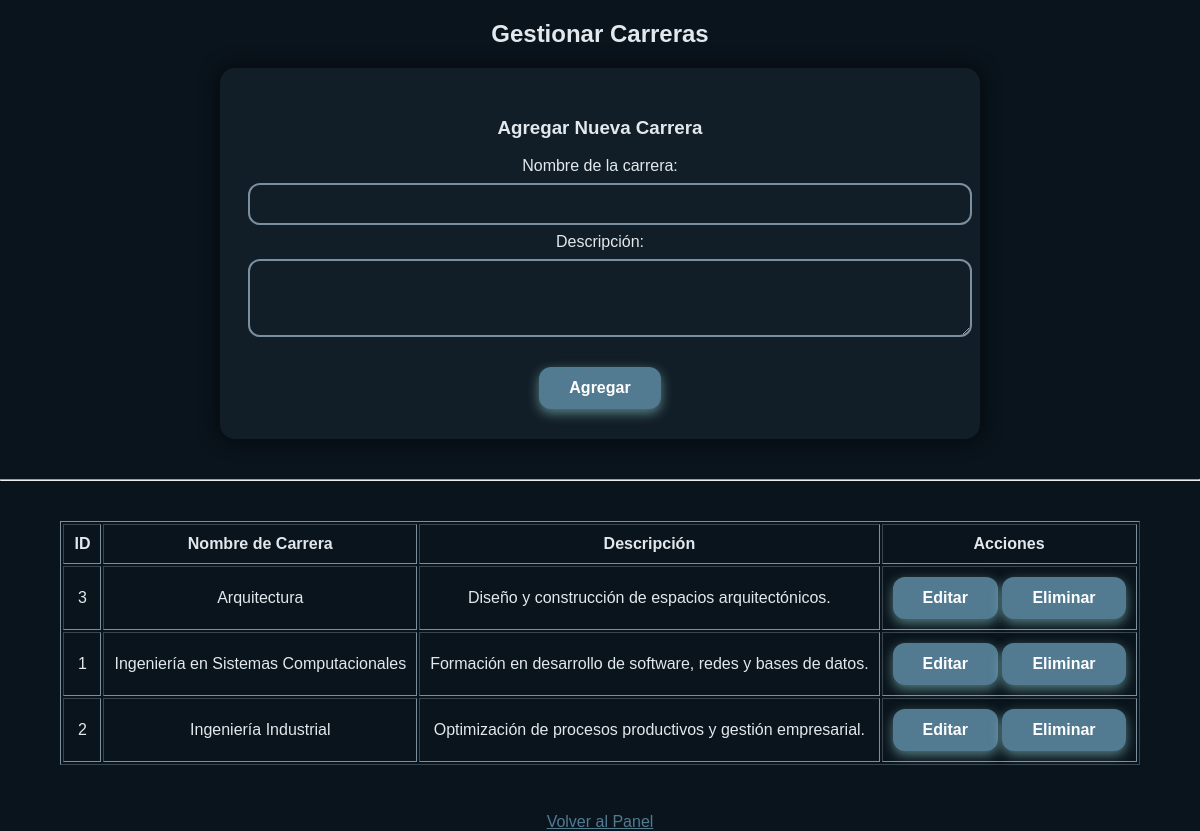
The app's page /index.php?controller=carrerasAdmin&action=gestionar (signed in) with its own data.
### tables this page shows
CREATE TABLE `carreras` (
  `id_carrera` int(11) NOT NULL AUTO_INCREMENT,
  `nombre_carrera` varchar(100) NOT NULL,
  `descripcion` text DEFAULT NULL,
  PRIMARY KEY (`id_carrera`),
  UNIQUE KEY `nombre_carrera` (`nombre_carrera`)
);

### app/controllers/CarrerasAdminController.php (called while the page is built, shortened)
<?php
require_once "config/Database.php";
require_once "app/models/Carrera.php";
class CarrerasAdminController {
    private $model;
    public function __construct() {
        $this->conexion = Database::getConnection();
        $this->model = new Carrera($this->conexion);
    }
    private function render($vista, $data = []) {
        extract($data);
        require "app/views/$vista.php";
    }
    public function gestionar() {
        $carreras = $this->model->obtenerTodas();
        $mensaje = $_SESSION["mensaje"] ?? null;
        $this->render("gestionar_carreras", [
            "carreras"       => $carreras,
            "mensaje"        => $mensaje,
            "actionAgregar"  => "index.php?controller=carrerasAdmin&action=agregar",
            "actionEditar"   => "index.php?controller=carrerasAdmin&action=editar",
            "actionEliminar" => "index.php?controller=carrerasAdmin&action=eliminar",
            "volver"         => "index.php?controller=dashboard&action=panel"
        ]);
    }
}
?>

### config/database.php (called while the page is built, shortened)
<?php
class Database {
    public static function getConnection() {
        $host = "localhost";
        $usuario = "root";
        $password = "";
        $base_datos = "gestion_materiales";
        $conexion = new mysqli($host, $usuario, $password, $base_datos);
        $conexion->set_charset("utf8mb4");
        return $conexion;
    }
}
?>

### app/models/Carrera.php (called while the page is built, shortened)
<?php
class Carrera {
    private $conexion;
    public function __construct($conexion) {
        $this->conexion = $conexion;
    }
    public function obtenerTodas() {
        $sql = "SELECT * FROM carreras ORDER BY nombre_carrera ASC";
        $resultado = $this->conexion->query($sql);
        return $resultado->fetch_all(MYSQLI_ASSOC);
    }
}
?>

### app/views/gestionar_carreras.php (the view, shortened to what this page needs)
<!DOCTYPE html>
<html lang="es">
<head>
    <link id="theme-link" rel="stylesheet" href="assets/css/colores.css">
</head>
<body>
    <h2>Gestionar Carreras</h2>
    <form id="formCarrera" method="POST" style="max-width:700px; margin:auto;">
        <h3 id="tituloForm">Agregar Nueva Carrera</h3>
        <label>Nombre de la carrera:</label>
        <input type="text" name="nombre_carrera" required>
        <label>Descripción:</label>
        <textarea name="descripcion" rows="3" style="width:100%; border-radius:10px;"></textarea>
        <br><br>
        <button type="submit" id="btnGuardar">Agregar</button>
    </form>
    <hr style="margin:40px 0;">
    <table border="1" cellpadding="10"
           style="margin:auto; color:var(--text-main); border-color:var(--outline-main);">
        <thead>
            <tr>
                <th>ID</th>
                <th>Nombre de Carrera</th>
                <th>Descripción</th>
                <th>Acciones</th>
            </tr>
        </thead>
        <tbody>
            <?php foreach ($carreras as $c): ?>
                <tr>
                    <td><?= $c['id_carrera']; ?></td>
                    <td><?= htmlspecialchars($c['nombre_carrera']); ?></td>
                    <td><?= htmlspecialchars($c['descripcion']); ?></td>
                    <td>
                        <button
                            onclick="editarCarrera(
                                '<?= $c['id_carrera']; ?>',
                                '<?= htmlspecialchars($c['nombre_carrera'], ENT_QUOTES); ?>',
                                '<?= htmlspecialchars($c['descripcion'], ENT_QUOTES); ?>'
                            )">
                            Editar
                        </button>
                        <button
                            onclick="confirmarEliminacion(<?= $c['id_carrera']; ?>)">
                            Eliminar
                        </button>
                    </td>
                </tr>
            <?php endforeach; ?>
        </tbody>
    </table>
    <br>
    <a href="<?= htmlspecialchars($volver); ?>">Volver al Panel</a>
</body>
</html>

### assets/css/colores.css (style rules this page uses)
:root { --bg-main: #0a141c; --form-bg: #121e27; --text-main: #e2e8ec; --shadow-main: #04080c; --input-inset-dark: #1a2a35; --input-inset-light: #2b4452; --outline-main: #7a90a1; --btn-bg: #527b92; --btn-text: #ffffff; --accent-pink: #b4c6d1; }
body { background-color: var(--bg-main); color: var(--text-main); font-family: 'Poppins', sans-serif; text-align: center; margin: 0; }
form { background-color: var(--form-bg); padding: 30px; border-radius: 15px; display: inline-block; box-shadow: 0 0 20px var(--shadow-main); margin-top: 50px; }
input, select, textarea { width: 100%; padding: 10px; margin: 10px 0; font-size: 16px; border-radius: 10px; background-color: var(--form-bg); color: var(--text-main); border: none; outline: 2px solid var(--outline-main); }
button { background-color: var(--btn-bg); color: var(--btn-text); padding: 12px 30px; font-weight: bold; font-size: 16px; border-radius: 12px; border: none; outline: 2px solid var(--accent-lavender); box-shadow: 0 4px 12px rgba(160, 231, 229, 0.5); cursor: pointer; transition: all 0.25s ease; }
a { color: var(--btn-bg); text-decoration: underline; margin-top: 30px; display: inline-block; }

### records on screen
carreras: id_carrera "3", nombre_carrera "Arquitectura", descripcion "Diseño y construcción de espacios arquitectónicos."
carreras: id_carrera "1", nombre_carrera "Ingeniería en Sistemas Computacionales", descripcion "Formación en desarrollo de software, redes y bases de datos."
carreras: id_carrera "2", nombre_carrera "Ingeniería Industrial", descripcion "Optimización de procesos productivos y gestión empresarial."
